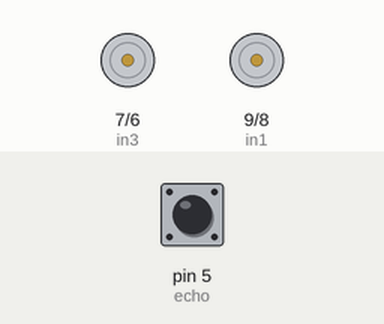
Recording of a sketch running on a simulated Arduino Uno, built with avr-gcc and run on an emulated ATmega328P. Parts: motor-driver pin pairs drawn as motors (green arrow = first pin HIGH = forward, orange = second pin HIGH = backward, longer = more drive). The inputs (shaded band) are chosen by the test bench; at power-on: pin 5 (echo) LOW.

Above: at 0.1 s.
At 9.9 s:
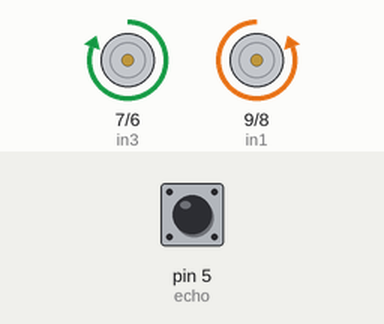
10.0 s: pin 5 (echo) pulsed HIGH 5 times (0.12 s each, 0.3 s apart)
At 12.0 s:
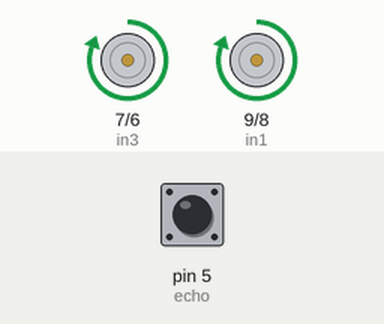
Timing chart, 0 to 19.5 s (numbered marks = the images above; inputs shaded):
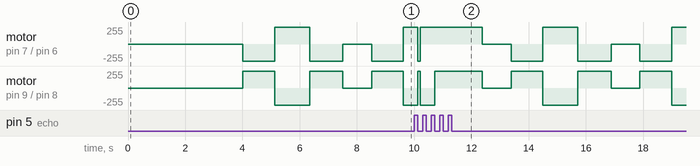

The sketch:

obstacle_avoiding_robot.ino
```cpp
// motor one
int in1 = 9;
int in2 = 8;
// motor two
int in3 = 7;
int in4 = 6;
//sonar
const int trig = 4;
const int echo = 5;
long duration;
long durationleft;
long durationright;
long distance;
long distanceleft;
long distanceright;
void dis() // to calculate distance
{
  digitalWrite(trig, HIGH);
  delay(15);
  digitalWrite(trig, LOW);
  duration = pulseIn(echo, HIGH);
  distance = duration / 58;
}
// anyone can simply avoid leftdis() and rightdis() function
void leftdis() // to calculate and save distance in left direction
{
  digitalWrite(trig, HIGH);
  delay(15);
  digitalWrite(trig, LOW);
  durationleft = pulseIn(echo, HIGH);
  distanceleft = durationleft / 58;
}
void rightdis() // to calculate and save distance in right direction
{
  digitalWrite(trig, HIGH);
  delay(15);
  digitalWrite(trig, LOW);
  durationright = pulseIn(echo, HIGH);
  distanceright = durationright / 58;
}
void stay() // to stay in a position
{
  digitalWrite(in1, LOW);
  digitalWrite(in2, LOW);
  digitalWrite(in3, LOW);
  digitalWrite(in4, LOW);
}
void goforward() // to go forward
{
  digitalWrite(in1, HIGH);
  digitalWrite(in2, LOW);
  digitalWrite(in3, HIGH);
  digitalWrite(in4, LOW);
}
void goleft() // to go left (actually anti-clockwise 360)
{
  digitalWrite(in1, HIGH);
  digitalWrite(in2, LOW);
  digitalWrite(in3, LOW);
  digitalWrite(in4, HIGH);
}
void goright() // to go right (actually clockwise 360)
{
  digitalWrite(in1, LOW);
  digitalWrite(in2, HIGH);
  digitalWrite(in3, HIGH);
  digitalWrite(in4, LOW);
}
void gobackward() // to go backward
{
  digitalWrite(in1, LOW);
  digitalWrite(in2, HIGH);
  digitalWrite(in3, LOW);
  digitalWrite(in4, HIGH);
}
void setup() {
  pinMode(in1, OUTPUT);
  pinMode(in2, OUTPUT);
  pinMode(in3, OUTPUT);
  pinMode(in4, OUTPUT);
  pinMode(trig, OUTPUT);
  pinMode(echo, INPUT);
  delay(2000); // it gives you extra 2 sec to after turning on robot
}
void loop() {
  dis(); // measure distance
  if (distance > 20) // if the distance is greater than 20 robot will go forward
    goforward();
  else {
    stay(); // then it will stay there for 1 sec
    delay(1000);
    goleft(); // then it will turn left for 0.1 sec
    delay(100);
    leftdis(); // it will measure distance in left direction
    goright(); // it will turn right for 0.2 sec as it previously turned left for 0.1 sec
    delay(200);
    rightdis(); // measure right distance
    goleft(); // it will turn left for 0.1 sec , in this step the robot will turn into the direction where it was at first
    delay(100);
    if (distanceleft - distanceright > 20) // if free distance in left side is greater than free distance in right side by 20 cm then it will turn left for 0.1 sec
    {
      goleft(); // why 20 cm ??
      delay(100); // for my chassis its safe  because if it is less than 20 cm  then it may  get an obstacle in it's path while turning
    } else if (distanceright - distanceleft > 20) // if free distance in right side is greater than free distance in left side by 20 cm then it will turn right for 0.1 sec
    {
      goright(); // why 20 cm ??
      delay(100); // for my chassis its safe  because if it is less than 20 cm  then it may  get an obstacle in it's path while turning
    }
  }
  delay(50); // robot will do whatever it was doing for 0.05 sec
}
```
